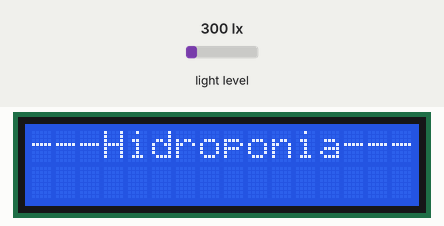
Bench run of a sketch on a simulated ESP8266 (NodeMCU). On the bench: 16×2 character LCD. The test bench sets the inputs (shaded band); at power-on: light level 300 lx. WiFi joins after 1.5 s; servers stay silent unless stated; random numbers use the default seed unless the sketch sets one; EEPROM starts erased; no MQTT or app messages arrive unless stated; what the sketch prints to the serial monitor is not drawn.

Above: at 0.1 s.
At 17.2 s:
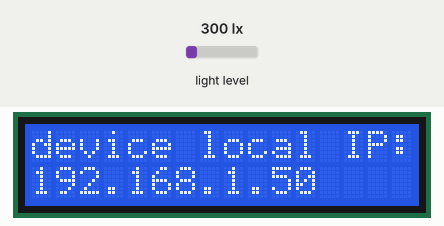
At 30.1 s:
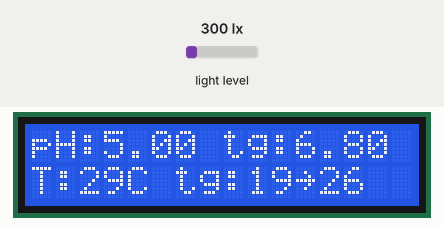

The sketch:

code.ino
```cpp
#include <ESP8266WiFi.h>
#include <PubSubClient.h>
#include <WiFiClientSecure.h>
#include <time.h>
#include <string.h>
#include <EEPROM.h>
#include <LiquidCrystal_I2C.h> // display LCD lib
#include <BH1750.h> // brightness sensor lib
#include <Wire.h>

LiquidCrystal_I2C lcd(0x27, 16, 2);
BH1750 lightMeter(0x23);

const char* ssid = ""; //your wifi id
const char* password = ""; //your wifi password
const char* brokerUrl = "";
const int brokerPort = 8883; //mqtt port
const char* mqttUsername = "";
const char* mqttPassword = "";
const char* mqttClientId = "";

//topicos
const char* topicStream = "esp8266_01/var_stream";                 // publisher
const char* topicPh = "esp8266_01/ph_set";                         // subscriber
const char* topicTemperature = "esp8266_01/temp_set";              // subscriber

//definition of global variables
float ph, ph_target;
int temperature, temperatureMin, temperatureMax, brightness;


WiFiClientSecure espClient;
PubSubClient mqttClient(espClient);

void setup() {

  //Initialize the I2C bus (BH1750 library doesn't do this automatically)
  Wire.begin(D4, D3);

  // begin of BH1750 returns a boolean that can be used to detect setup problems.
  if (lightMeter.begin(BH1750::CONTINUOUS_HIGH_RES_MODE)) {
    Serial.println(F("BH1750 Advanced begin"));
  } else {
    Serial.println(F("Error initialising BH1750"));
  }

  lcd.init();
  lcd.backlight();
  //posiciona o cursor para escrita
  //.setCursor(coluna, linha)
  lcd.setCursor(0,0);
  lcd.print("---Hidroponia---");
  delay(10000);

  EEPROM.begin(512); // inicializate EEPROM with the size of 512 bytes
  Serial.begin(115200);
  WiFi.begin(ssid, password);

  while (WiFi.status() != WL_CONNECTED) {
    delay(1000);
    Serial.println("Connecting to WiFi...");
    lcd.clear();
    lcd.print("Connecting to");
    lcd.setCursor(0,1);
    lcd.print(ssid);
  }

  Serial.println("Connected to WiFi");
  lcd.clear();
  lcd.setCursor(0,0);
  lcd.print("WiFi Connected");
  delay(5000);
  lcd.clear();
  Serial.print("device local IP: ");
  lcd.print("device local IP:");
  Serial.println(WiFi.localIP());
  lcd.setCursor(0,1);
  lcd.print(WiFi.localIP());
  lcd.setCursor(0,0);
  delay(5000);
  lcd.clear();

  espClient.setInsecure(); // SSL is off. Amazon MQ shoud be automatically assigned by AWS.
  mqttClient.setServer(brokerUrl, brokerPort);
  mqttClient.setCallback(callback);

  while (!mqttClient.connected()) {
    if (mqttClient.connect(mqttClientId, mqttUsername, mqttPassword)) {
      Serial.println("Connected to MQTT broker");
      lcd.print("Connected to");
      lcd.setCursor(0,1);
      lcd.print("MQTT broker");
      // subscribing to the topics
      mqttClient.subscribe(topicPh);
      mqttClient.subscribe(topicTemperature);
    } else {
      lcd.clear();
      lcd.print("Failed to");
      lcd.setCursor(0,1);
      lcd.print("connect broker");
      Serial.print("Failed to connect to MQTT broker, rc=");
      Serial.print(mqttClient.state());
      lcd.clear();
      lcd.setCursor(0,0);
      lcd.print("Retrying in 3s.");
      delay(3000);
    }
  }
  lcd.clear();
  float aux0 = 5;
  int aux1 = 5;
  EEPROM.put(0, aux0);
  EEPROM.put(20, aux1);
  EEPROM.put(40, aux1);
  EEPROM.commit();
  //recovering values from the last session

  EEPROM.get(0, ph_target);
  EEPROM.get(20, temperatureMin);
  EEPROM.get(40, temperatureMax);

  Serial.println("[EEPROM VALUES] ph_target = " + String(ph_target));
  Serial.println("[EEPROM VALUES] temperatureMin = " + String(temperatureMin));
  Serial.println("[EEPROM VALUES] temperatureMax = " + String(temperatureMax));
}

void loop() {
   mqttClient.loop();
   // publish messages every 30 seconds.
   static unsigned long lastMillis = 0;
   unsigned long currentMillis = millis();
   if (currentMillis - lastMillis >= 30000) {
      int lux = lightMeter.readLightLevel();
      Serial.print("Light: ");
      Serial.print(lux);
      int potenciometer = (analogRead(A0));
      Serial.print("\nPotenciometer: ");
      Serial.print(potenciometer);
      Serial.println("\n\nSending values to the server...");
      lastMillis = currentMillis;
      float ph = random(3, 8);
      float ph_target = 6.8;
      int temperature = random(20, 30);
      int temperatureMin = 19;
      int temperatureMax = 26;
      int brightness = random(50, 588);
      lcd.clear();
      lcd.print("pH:"+String(ph)+" tg:"+String(ph_target));
      lcd.setCursor(0, 1);
      lcd.print("T:"+String(temperature)+"C tg:"+String(temperatureMin)+"~"+String(temperatureMax));
      String aux;
      aux.concat("{\"amb_id\": \"100\", \"temp_atual\": \"");
      aux.concat(temperature);
      aux.concat("\", \"temp_min\": \"");
      aux.concat(temperatureMin);
      aux.concat("\", \"temp_max\": \"");
      aux.concat(temperatureMax);
      aux.concat("\", \"ph_atual\": \"");
      aux.concat(ph);
      aux.concat("\", \"ph_target\": \"");
      aux.concat(ph_target);
      aux.concat("\", \"lum_atual\": \"");
      aux.concat(brightness);
      aux.concat("\"}");
      Serial.println("JSON GERADO: " + aux);

      //sending it in a JSON format content
      //mqttClient.publish(topicStream, aux.c_str());
   }
}

// receiving the answers and printing them.
void callback(char* topic, byte* payload, unsigned int length) {
  String response = "";
  String strTopic = String(topic);

  String strTemp = String(topicTemperature);
  String strPh = String(topicPh);

  for (int i = 0; i < length; i++) {
    response += (char)payload[i];
  }

  if(strPh.equals(strTopic)){
    float ph = atof(response.c_str());
    Serial.println("[ pH ] Definindo novo valor para: " + String(ph));
    EEPROM.put(0, ph);
    EEPROM.commit();
    float eepromPh;
    Serial.println("[ pH ] Gravado valor na EEPROM: " + String(EEPROM.get(0, eepromPh)));
  }
  if(strTemp.equals(strTopic)){
    int temp1, temp2;

    int posicaoEspaco = response.indexOf(' ');
    if (posicaoEspaco != -1) {
      String parte1 = response.substring(0, posicaoEspaco);
      String parte2 = response.substring(posicaoEspaco + 1);

      temp1 = parte1.toInt();
      temp2 = parte2.toInt();
      Serial.println("[ temperature ] temperatura 1: " + String(temp1) + "\n[ temperature ] temperatura 2: " + String(temp2));
    }
    int aux1, aux2;
    Serial.println("[ temperature ] Definindo novo valor para: " + String(temp1) + " " + String(temp2));
    EEPROM.put(20, temp1);
    EEPROM.commit();
    Serial.println("[ temperature ] Gravado valor na EEPROM: " + String(EEPROM.get(1, aux1)));

    EEPROM.put(40, temp2);
    EEPROM.commit();
    Serial.println("[ temperature ] Gravado valor na EEPROM: " + String(EEPROM.get(2, aux2)));
  }

  //printing the topic and the content
  Serial.println('[' + topic + ']');
  Serial.println(response);
}
```

Measured:
- what the display in image 1 shows lasts 5.0 s, from 17.2 s to 22.2 s
